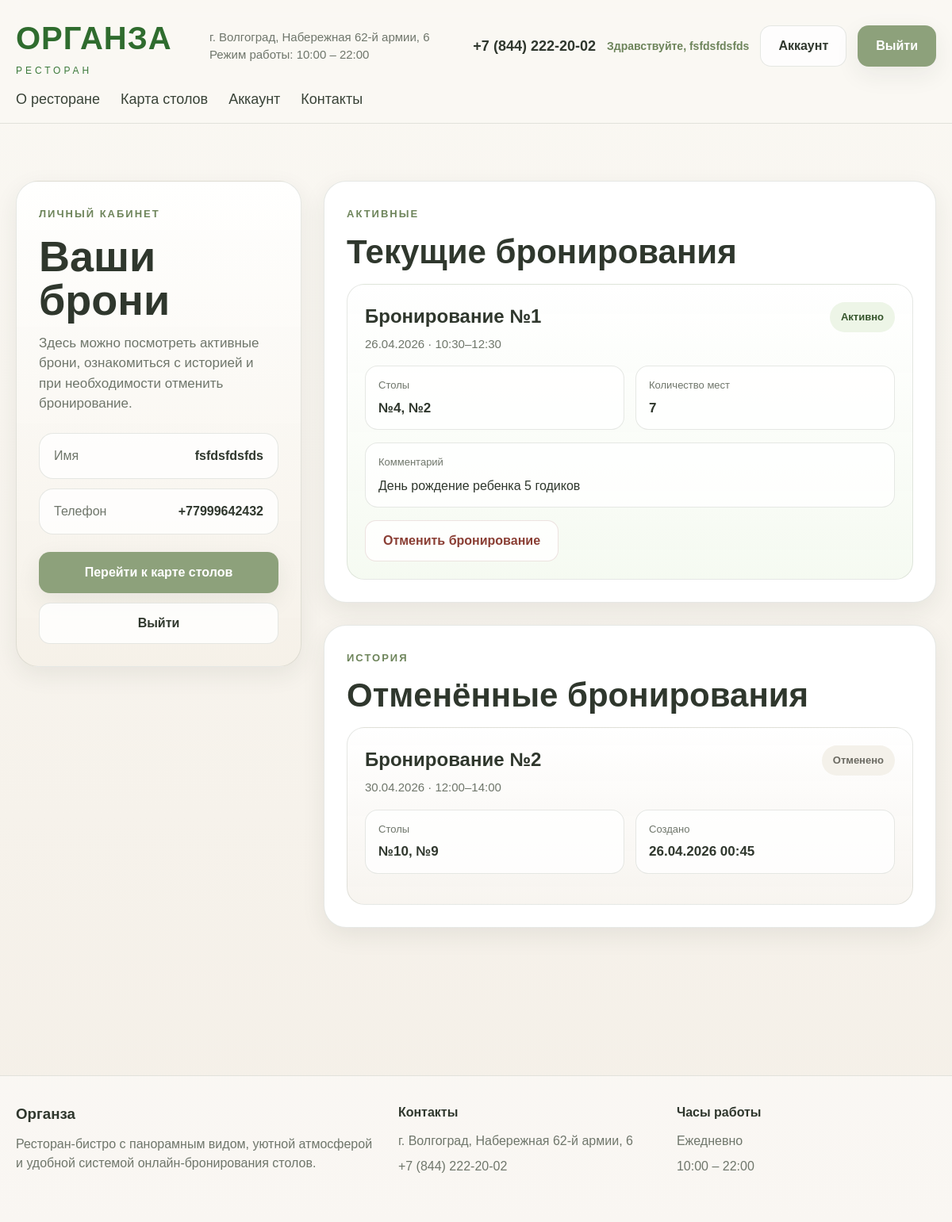
The page /booking/account (signed in) on the database its author committed.
### models/users.py (models this page shows, shortened)
class User(db.Model):
    __tablename__ = 'users'
    id = db.Column(db.Integer, primary_key=True)
    name = db.Column(db.String(120), nullable=False)
    phone = db.Column(db.String(20), unique=True, nullable=False, index=True)
    is_active = db.Column(db.Boolean, default=True, nullable=False)
    created_at = db.Column(
        db.DateTime,
        server_default=db.func.current_timestamp(),
        nullable=False
    )

### models/reservations.py (models this page shows, shortened)
class Reservation(db.Model):
    __tablename__ = 'reservations'
    id = db.Column(db.Integer, primary_key=True)
    user_id = db.Column(
        db.Integer,
        db.ForeignKey('users.id'),
        nullable=False,
        index=True
    )
    booking_date = db.Column(db.Date, nullable=False, index=True)
    time_start = db.Column(db.Time, nullable=False)
    time_end = db.Column(db.Time, nullable=False)
    status = db.Column(db.String(20), nullable=False, default='active', index=True)
    comment = db.Column(db.Text)
    created_at = db.Column(
        db.DateTime,
        server_default=db.func.current_timestamp(),
        nullable=False
    )
    user = db.relationship(
        'User',
        backref=db.backref('reservations', lazy=True)
    )
    reservation_tables = db.relationship(
        'ReservationTable',
        back_populates='reservation',
        cascade='all, delete-orphan',
        lazy=True
    )

class ReservationTable(db.Model):
    __tablename__ = 'reservation_tables'
    id = db.Column(db.Integer, primary_key=True)
    reservation_id = db.Column(
        db.Integer,
        db.ForeignKey('reservations.id'),
        nullable=False,
        index=True
    )
    table_id = db.Column(
        db.Integer,
        db.ForeignKey('tables.id'),
        nullable=False,
        index=True
    )
    created_at = db.Column(
        db.DateTime,
        server_default=db.func.current_timestamp(),
        nullable=False
    )
    __table_args__ = (
        db.UniqueConstraint(
            'reservation_id',
            'table_id',
            name='uq_reservation_table_pair'
        ),
    )
    reservation = db.relationship(
        'Reservation',
        back_populates='reservation_tables'
    )
    table = db.relationship(
        'Table',
        backref=db.backref('reservation_links', lazy=True)
    )

### models/tables.py (models this page shows)
class Table(db.Model):
    __tablename__ = 'tables'
    id = db.Column(db.Integer, primary_key=True)
    number = db.Column(db.Integer, nullable=False)
    seats = db.Column(db.Integer, nullable=False)
    location = db.Column(db.String(255))
    description = db.Column(db.Text)
    image = db.Column(db.String(255))
    image_panorama = db.Column(db.String(255))
    is_active = db.Column(db.Boolean, default=True)
    created_at = db.Column(db.DateTime, server_default=db.func.current_timestamp())

### routes/booking.py (the view)
@booking_bp.get('/account')
def account():
    user = get_current_user()
    if not user:
        flash('Для доступа к личному кабинету необходимо войти в аккаунт.', 'error')
        return redirect(url_for('auth.login'))
    reservations = (
        Reservation.query
        .filter_by(user_id=user.id)
        .order_by(
            Reservation.booking_date.desc(),
            Reservation.time_start.desc(),
            Reservation.created_at.desc()
        )
        .all()
    )
    active_reservations = [reservation for reservation in reservations if reservation.status == 'active']
    archived_reservations = [reservation for reservation in reservations if reservation.status != 'active']
    return render_template(
        'account.html',
        user=user,
        active_reservations=active_reservations,
        archived_reservations=archived_reservations
    )

### templates/account.html (shortened to what this page needs)
{% extends "base.html" %}
{% block content %}
<section class="account-page">
    <div class="container account-layout">
        <aside class="account-sidebar">
            <span class="section-kicker">Личный кабинет</span>
            <h1>Ваши брони</h1>
            <p>
                Здесь можно посмотреть активные брони, ознакомиться с историей и при необходимости отменить бронирование.
            </p>
            <div class="account-profile-card">
                <div class="account-profile-row">
                    <span>Имя</span>
                    <strong>{{ user.name }}</strong>
                </div>
                <div class="account-profile-row">
                    <span>Телефон</span>
                    <strong>{{ user.phone }}</strong>
                </div>
            </div>
            <div class="account-sidebar-actions">
                <a class="btn btn--primary" href="{{ url_for('main.index', _anchor='booking') }}">
                    Перейти к карте столов
                </a>
                <a class="btn btn--ghost" href="{{ url_for('auth.logout') }}">
                    Выйти
                </a>
            </div>
        </aside>
        <div class="account-content">
            <section class="account-section">
                <div class="account-section__header">
                    <div>
                        <span class="section-kicker">Активные</span>
                        <h2>Текущие бронирования</h2>
                    </div>
                </div>
                {% if active_reservations %}
                    <div class="reservation-list">
                        {% for reservation in active_reservations %}
                            <article class="reservation-card reservation-card--active">
                                <div class="reservation-card__top">
                                    <div>
                                        <h3>Бронирование №{{ reservation.id }}</h3>
                                        <p>
                                            {{ reservation.booking_date.strftime('%d.%m.%Y') }}
                                            · {{ reservation.time_start.strftime('%H:%M') }}–{{ reservation.time_end.strftime('%H:%M') }}
                                        </p>
                                    </div>
                                    <span class="reservation-status reservation-status--active">Активно</span>
                                </div>
                                <div class="reservation-meta">
                                    <div class="reservation-meta__item">
                                        <span>Столы</span>
                                        <strong>
                                            {% for link in reservation.reservation_tables %}
                                                №{{ link.table.number }}{% if not loop.last %}, {% endif %}
                                            {% endfor %}
                                        </strong>
                                    </div>
                                    <div class="reservation-meta__item">
                                        <span>Количество мест</span>
                                        <strong>
                                            {% set total_seats = namespace(value=0) %}
                                            {% for link in reservation.reservation_tables %}
                                                {% set total_seats.value = total_seats.value + link.table.seats %}
                                            {% endfor %}
                                            {{ total_seats.value }}
                                        </strong>
                                    </div>
                                </div>
                                {% if reservation.comment %}
                                    <div class="reservation-comment">
                                        <span>Комментарий</span>
                                        <p>{{ reservation.comment }}</p>
                                    </div>
                                {% endif %}
                                <form method="post" action="{{ url_for('booking.cancel_booking', reservation_id=reservation.id) }}">
                                    <button type="submit" class="btn btn--ghost btn--danger">
                                        Отменить бронирование
                                    </button>
                                </form>
                            </article>
                        {% endfor %}
                    </div>
                {% endif %}
            </section>
            <section class="account-section">
                <div class="account-section__header">
                    <div>
                        <span class="section-kicker">История</span>
                        <h2>Отменённые бронирования</h2>
                    </div>
                </div>
                {% if archived_reservations %}
                    <div class="reservation-list">
                        {% for reservation in archived_reservations %}
                            <article class="reservation-card reservation-card--archived">
                                <div class="reservation-card__top">
                                    <div>
                                        <h3>Бронирование №{{ reservation.id }}</h3>
                                        <p>
                                            {{ reservation.booking_date.strftime('%d.%m.%Y') }}
                                            · {{ reservation.time_start.strftime('%H:%M') }}–{{ reservation.time_end.strftime('%H:%M') }}
                                        </p>
                                    </div>
                                    <span class="reservation-status reservation-status--cancelled">Отменено</span>
                                </div>
                                <div class="reservation-meta">
                                    <div class="reservation-meta__item">
                                        <span>Столы</span>
                                        <strong>
                                            {% for link in reservation.reservation_tables %}
                                                №{{ link.table.number }}{% if not loop.last %}, {% endif %}
                                            {% endfor %}
                                        </strong>
                                    </div>
                                    <div class="reservation-meta__item">
                                        <span>Создано</span>
                                        <strong>
                                            {{ reservation.created_at.strftime('%d.%m.%Y %H:%M') if reservation.created_at else '—' }}
                                        </strong>
                                    </div>
                                </div>
                            </article>
                        {% endfor %}
                    </div>
                {% else %}
                    <div class="account-empty account-empty--small">
                        <h3>История пока пуста</h3>
                        <p>Здесь будут отображаться отменённые бронирования.</p>
                    </div>
                {% endif %}
            </section>
        </div>
    </div>
</section>
{% endblock %}

### templates/base.html (shortened to what this page needs)
<!DOCTYPE html>
<html lang="ru">
<head>
    <link rel="stylesheet" href="{{ url_for('static', filename='css/main.css') }}">
</head>
<body>
    <header class="site-header">
        <div class="container header-top">
            <a href="{{ url_for('main.index') }}" class="brand">
                <span class="brand__title">Органза</span>
                <span class="brand__subtitle">ресторан</span>
            </a>
            <div class="header-meta">
                <p>г. Волгоград, Набережная 62-й армии, 6</p>
                <p>Режим работы: 10:00 – 22:00</p>
            </div>
            <div class="header-actions">
                <a class="header-phone" href="tel:+78442222002">+7 (844) 222-20-02</a>
                {% if session.get('user_id') %}
                    <span class="header-user">Здравствуйте, {{ session.get('user_name') }}</span>
                    <a class="btn btn--ghost" href="{{ url_for('booking.account') }}">Аккаунт</a>
                    <a class="btn btn--primary" href="{{ url_for('auth.logout') }}">Выйти</a>
                {% else %}
                    <a class="btn btn--ghost" href="{{ url_for('auth.login') }}">Войти</a>
                    <a class="btn btn--primary" href="{{ url_for('main.index', _anchor='booking') }}">Забронировать</a>
                {% endif %}
            </div>
        </div>
        <div class="container header-nav">
            <nav class="nav">
                <a href="{{ url_for('main.index', _anchor='about') }}">О ресторане</a>
                <a href="{{ url_for('main.index', _anchor='booking') }}">Карта столов</a>
                {% if session.get('user_id') %}
                    <a href="{{ url_for('booking.account') }}">Аккаунт</a>
                {% else %}
                    <a href="{{ url_for('auth.login') }}">Аккаунт</a>
                {% endif %}
                <a href="#contacts">Контакты</a>
            </nav>
        </div>
    </header>
    <main>
        {% block content %}{% endblock %}
    </main>
    <footer class="site-footer" id="contacts">
        <div class="container footer-grid">
            <div>
                <h3>Органза</h3>
                <p>Ресторан-бистро с панорамным видом, уютной атмосферой и удобной системой онлайн-бронирования столов.</p>
            </div>
            <div>
                <h4>Контакты</h4>
                <p>г. Волгоград, Набережная 62-й армии, 6</p>
                <p><a href="tel:+78442222002">+7 (844) 222-20-02</a></p>
            </div>
            <div>
                <h4>Часы работы</h4>
                <p>Ежедневно</p>
                <p>10:00 – 22:00</p>
            </div>
        </div>
    </footer>
</body>
</html>

### rows shown on the page
User: get "fsfdsfdsfds", name "fsfdsfdsfds", phone "+77999642432"
Reservation: id "1", booking_date "26.04.2026", time_start "10:30", time_end "12:30", value "7", comment "День рождение ребенка 5 годиков"
ReservationTable: table.number "4"
ReservationTable: table.number "2"
Reservation: id "2", booking_date "30.04.2026", time_start "12:00", time_end "14:00", created_at "26.04.2026 00:45"
ReservationTable: table.number "10"
ReservationTable: table.number "9"
